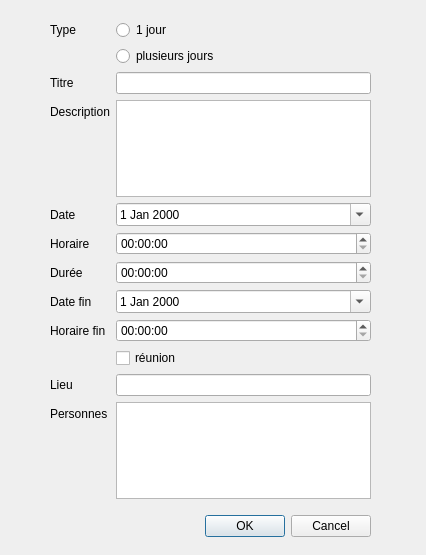
<?xml version="1.0" encoding="UTF-8"?>
<ui version="4.0">
 <class>DialogProgEvt</class>
 <widget class="QDialog" name="DialogProgEvt">
  <property name="geometry">
   <rect>
    <x>0</x>
    <y>0</y>
    <width>426</width>
    <height>555</height>
   </rect>
  </property>
  <property name="windowTitle">
   <string>Dialog</string>
  </property>
  <widget class="QDialogButtonBox" name="accept">
   <property name="enabled">
    <bool>true</bool>
   </property>
   <property name="geometry">
    <rect>
     <x>30</x>
     <y>510</y>
     <width>341</width>
     <height>32</height>
    </rect>
   </property>
   <property name="orientation">
    <enum>Qt::Horizontal</enum>
   </property>
   <property name="standardButtons">
    <set>QDialogButtonBox::Cancel|QDialogButtonBox::Ok</set>
   </property>
  </widget>
  <widget class="QWidget" name="formLayoutWidget">
   <property name="geometry">
    <rect>
     <x>50</x>
     <y>20</y>
     <width>321</width>
     <height>479</height>
    </rect>
   </property>
   <layout class="QFormLayout" name="formLayout">
    <item row="0" column="0">
     <widget class="QLabel" name="label">
      <property name="text">
       <string>Type</string>
      </property>
     </widget>
    </item>
    <item row="0" column="1">
     <widget class="QRadioButton" name="un_jour">
      <property name="text">
       <string>1 jour</string>
      </property>
     </widget>
    </item>
    <item row="1" column="1">
     <widget class="QRadioButton" name="pls_jours">
      <property name="text">
       <string>plusieurs jours</string>
      </property>
     </widget>
    </item>
    <item row="2" column="0">
     <widget class="QLabel" name="label_2">
      <property name="text">
       <string>Titre</string>
      </property>
     </widget>
    </item>
    <item row="3" column="0">
     <widget class="QLabel" name="label_3">
      <property name="text">
       <string>Description</string>
      </property>
     </widget>
    </item>
    <item row="4" column="0">
     <widget class="QLabel" name="label_4">
      <property name="text">
       <string>Date</string>
      </property>
     </widget>
    </item>
    <item row="5" column="0">
     <widget class="QLabel" name="label_5">
      <property name="text">
       <string>Horaire</string>
      </property>
     </widget>
    </item>
    <item row="6" column="0">
     <widget class="QLabel" name="label_duree">
      <property name="text">
       <string>Durée</string>
      </property>
     </widget>
    </item>
    <item row="7" column="0">
     <widget class="QLabel" name="label_date_fin">
      <property name="text">
       <string>Date fin</string>
      </property>
     </widget>
    </item>
    <item row="8" column="0">
     <widget class="QLabel" name="label_horaire_fin">
      <property name="text">
       <string>Horaire fin</string>
      </property>
     </widget>
    </item>
    <item row="2" column="1">
     <widget class="QLineEdit" name="titre"/>
    </item>
    <item row="3" column="1">
     <widget class="QPlainTextEdit" name="desc"/>
    </item>
    <item row="4" column="1">
     <widget class="QDateEdit" name="date">
      <property name="calendarPopup">
       <bool>true</bool>
      </property>
     </widget>
    </item>
    <item row="5" column="1">
     <widget class="QTimeEdit" name="horaire"/>
    </item>
    <item row="6" column="1">
     <widget class="QTimeEdit" name="duree"/>
    </item>
    <item row="7" column="1">
     <widget class="QDateEdit" name="date_fin">
      <property name="calendarPopup">
       <bool>true</bool>
      </property>
     </widget>
    </item>
    <item row="8" column="1">
     <widget class="QTimeEdit" name="horaire_fin"/>
    </item>
    <item row="11" column="0">
     <widget class="QLabel" name="label_personnes">
      <property name="text">
       <string>Personnes</string>
      </property>
     </widget>
    </item>
    <item row="10" column="0">
     <widget class="QLabel" name="label_lieu">
      <property name="text">
       <string>Lieu</string>
      </property>
     </widget>
    </item>
    <item row="11" column="1">
     <widget class="QTextEdit" name="personnes"/>
    </item>
    <item row="10" column="1">
     <widget class="QLineEdit" name="lieu"/>
    </item>
    <item row="9" column="1">
     <widget class="QCheckBox" name="is_reunion">
      <property name="text">
       <string>réunion</string>
      </property>
     </widget>
    </item>
   </layout>
  </widget>
 </widget>
 <resources/>
 <connections>
  <connection>
   <sender>accept</sender>
   <signal>accepted()</signal>
   <receiver>DialogProgEvt</receiver>
   <slot>accept()</slot>
   <hints>
    <hint type="sourcelabel">
     <x>248</x>
     <y>254</y>
    </hint>
    <hint type="destinationlabel">
     <x>157</x>
     <y>274</y>
    </hint>
   </hints>
  </connection>
  <connection>
   <sender>accept</sender>
   <signal>rejected()</signal>
   <receiver>DialogProgEvt</receiver>
   <slot>reject()</slot>
   <hints>
    <hint type="sourcelabel">
     <x>316</x>
     <y>260</y>
    </hint>
    <hint type="destinationlabel">
     <x>286</x>
     <y>274</y>
    </hint>
   </hints>
  </connection>
 </connections>
</ui>
